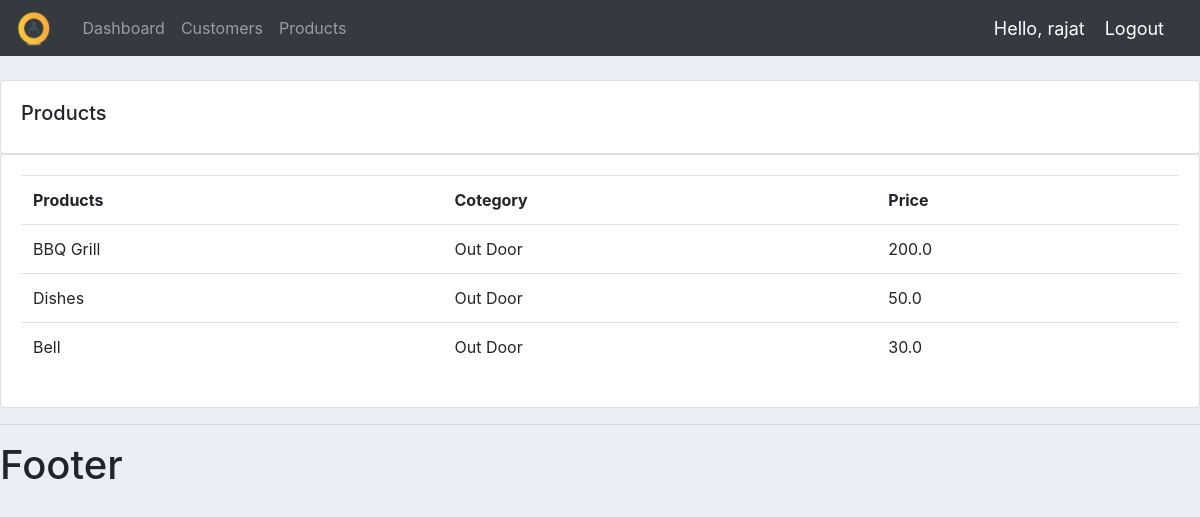
Page /accounts/products/ (signed in) on the committed database.
### accounts/models.py (models this page shows, shortened)
class Product(models.Model):
    category = (
        ('Indoor', 'Indoor'),
        ('Out Door', 'Out Door')
    )
    name = models.CharField(max_length=200, null=True)
    prize = models.FloatField(null=True)
    category = models.CharField(max_length=200, null=True,choices=category)
    description = models.CharField(max_length=200, null=True, blank=True)
    date_created = models.DateTimeField(auto_now_add=True, null=True)
    tags = models.ManyToManyField(Tag)

### accounts/views.py (the view)
# urls.py: path('products/', views.products, name="products"),
@login_required(login_url='login')
def products(request):
    products = Product.objects.all()
    return render(request, 'accounts/products.html', {'products': products})

### accounts/templates/accounts/products.html
{% extends 'accounts/main.html' %}
{% block content %}
    <br>
        <div class="row">
            <div class="col-md">
                <div class="card card-body">
                    <h5>Products</h5>
                </div>
                <div class="card card-body">
                    <table class="table">
                        <tr>
                            <th>Products</th>
                            <th>Cotegory</th>
                            <th>Price</th>
                        </tr>
                        {% for i in products %}
                            <tr>
                                <td>{{ i.name }}</td>
                                <td>{{ i.category }}</td>
                                <td>{{ i.prize }}</td>
                            </tr>
                        {% endfor %}
                    </table>
                </div>
            </div>
        </div>
{% endblock %}

### accounts/templates/accounts/navbar.html (shortened to what this page needs)
{% load static %}
<nav class="navbar navbar-expand-lg navbar-dark bg-dark">
  <a class="navbar-brand" href="#"><img id="logo" src="{% static '/images/logo.png' %}"></a>
  <div class="collapse navbar-collapse" id="navbarNavAltMarkup">
    <div class="navbar-nav">
      <a class="nav-item nav-link" href="{% url 'home' %}">Dashboard</a>
      <a class="nav-item nav-link" href="#">Customers</a>
      <a class="nav-item nav-link" href="{% url 'products' %}">Products</a>
    </div>
  </div>
    <span class="hello-msg">Hello, {{ request.user }}</span>
    <span><a class="hello-msg" href="{% url 'logout' %}">Logout</a></span>
</nav>

### Static/css/main.css (style rules this page uses)
#logo { height: 100%; width: 100%; }
.navbar-brand { display: inline-block; height: 3%; width: 3%; margin: 0; padding:0; margin-right: 2%; }
body { background-color: #ebeff5; }

### accounts/templates/accounts/navbar.html (style rules this page uses)
.hello-msg { font-size: 18px; color: #fff; margin-right: 20px; }

### rows in the picture
Product: name "BBQ Grill", category "Out Door", prize "200.0"
Product: name "Dishes", category "Out Door", prize "50.0"
Product: name "Bell", category "Out Door", prize "30.0"

### other values in the picture
{{ request.user }} "rajat"
